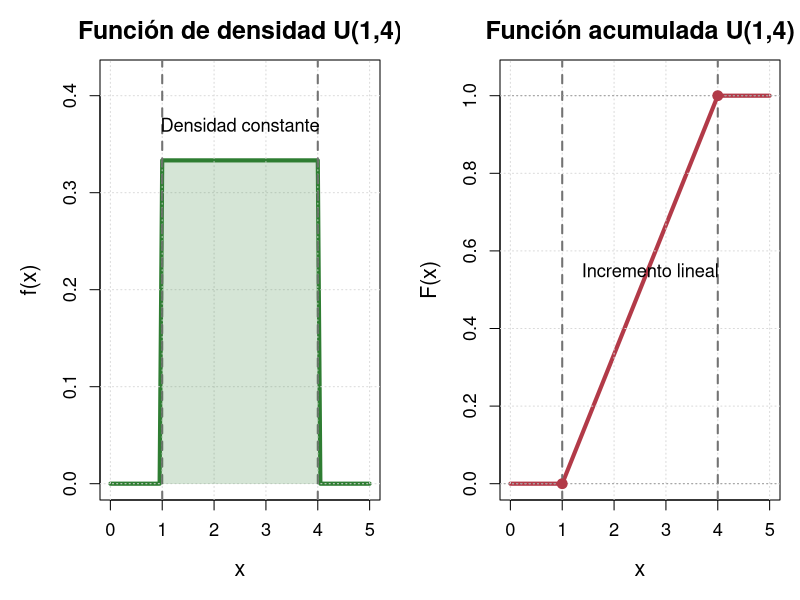

R code for this plot:
## ---- chunk 1
#| echo: false
#| fig-width: 16
#| fig-height: 7
#| fig-align: center
#| warning: false

par(
  mfrow = c(1,2),
  mar = c(5,5,3,1),
  bg = "white",
  family = "sans"
)

# Parámetros
a <- 1
b <- 4

# Colores
col_fdp <- "#2e7d32"
col_fda <- "#b23a48"

# =========================
# FDP Uniforme
# =========================
curve(
  dunif(x, a, b),
  from = 0,
  to = 5,
  lwd = 4,
  col = col_fdp,
  ylim = c(0,0.42),
  xlab = "x",
  ylab = "f(x)",
  main = "Función de densidad U(1,4)",
  cex.main = 1.5,
  cex.lab = 1.3,
  cex.axis = 1.1
)

grid(col = "gray85")

# Líneas verticales del soporte
abline(v = c(a,b), lty = 2, lwd = 2, col = "gray45")

# Área sombreada
polygon(
  c(a, a, b, b),
  c(0, 1/(b-a), 1/(b-a), 0),
  col = adjustcolor(col_fdp, alpha.f = 0.20),
  border = NA
)

text(
  2.5, 0.37,
  labels = "Densidad constante",
  cex = 1.1
)

# =========================
# FDA Uniforme
# =========================
curve(
  punif(x, a, b),
  from = 0,
  to = 5,
  lwd = 4,
  col = col_fda,
  ylim = c(0,1.05),
  xlab = "x",
  ylab = "F(x)",
  main = "Función acumulada U(1,4)",
  cex.main = 1.5,
  cex.lab = 1.3,
  cex.axis = 1.1
)

grid(col = "gray85")

abline(v = c(a,b), lty = 2, lwd = 2, col = "gray45")
abline(h = c(0,1), lty = 3, col = "gray60")

points(c(a,b), c(0,1), pch = 19, cex = 1.3, col = col_fda)

text(
  2.7, 0.55,
  labels = "Incremento lineal",
  cex = 1.1
)
